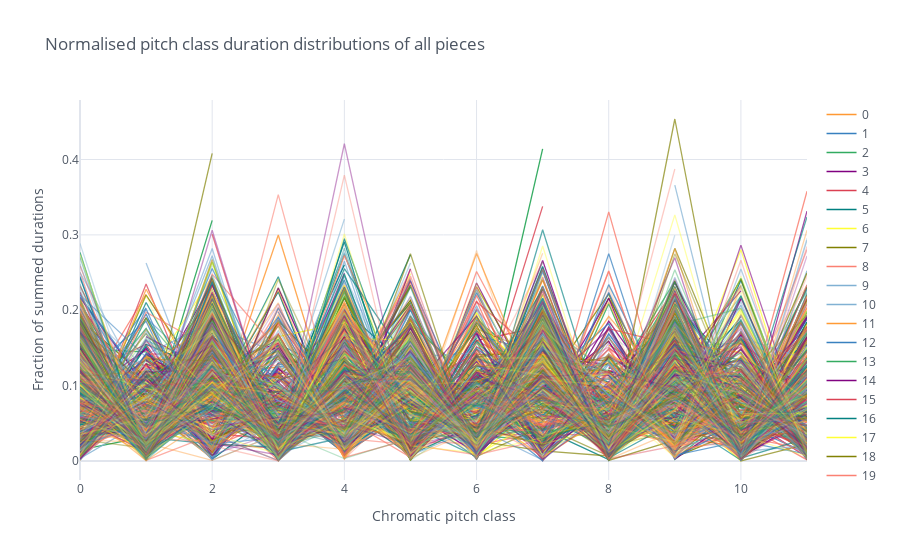

The code cell stored with this chart in its notebook:
### Markdown cell above
### Tone durations per piece

### Code cell
pc_durations = notes.groupby(['id', 'pc']).duration.sum().unstack()
pc_durations = norm(pc_durations).astype(float)
pc_durations.T.iplot(title='Normalised pitch class duration distributions of all pieces', xTitle='Chromatic pitch class', yTitle='Fraction of summed durations')
